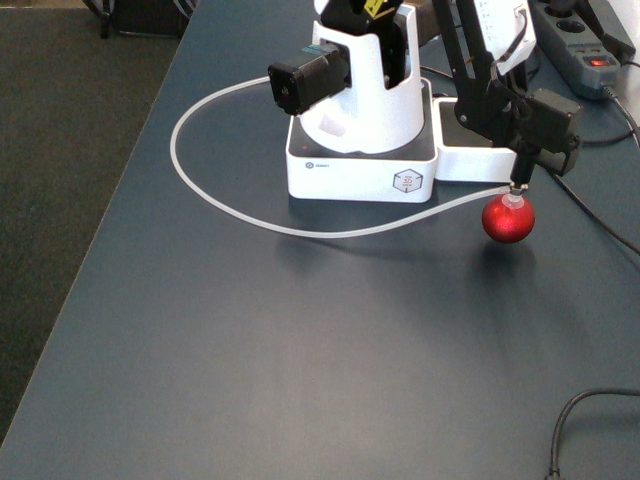
#> input picture images/color_0.png, 640 x 480 px; its folder holds 5 pictures in this run
$ python calibrate.py
#> lines starting #> are read from the running program, lines starting #| are printed output that depends on the picture; after the words box and inside, x2 and y2 are one past the last pixel; in counts of white or black regions, pixels touching at a corner belong together
import cv2
import numpy as np
import json
import os
import argparse
import glob

parser = argparse.ArgumentParser(description='Compute translation between RGBD camera coordinates system and a robot\'s')
parser.add_argument('--images', metavar='images', default='images/',
                    help='path to captured images')
parser.add_argument('--validation', metavar='validation', default='validation/',
                    help='path to validation images')
parser.add_argument('--positions', metavar='positions', default='positions/positions.json',
                    help='path to robot positions')
parser.add_argument('--roi', metavar='roi', default='configs/roi.json',
                    help='path to robot positions')
parser.add_argument('--cam', metavar='camera_matrix', default="configs/camera_matrix.json",
                    help='camera matrix')
parser.add_argument('--br', '--ball-radius', default=24, type=float,
                    help='ball radius', dest='ball_radius')

def get_center(image, mask):
    """Return center of the largest red ball

    Keyword arguments:
    image -- numpy array image in BGR color space
    mask -- numpy array with region of interest. Should be the same shape as image. Use (255,255,255) for points in RoI and (0,0,0) for points outside
    """
    im = cv2.GaussianBlur(image, (7,7), 0)*mask
    im=im.astype(np.uint8)

    hsv = cv2.cvtColor(im, cv2.COLOR_BGR2HSV)
    saturation = hsv[...,1]
    saturation[(hsv[...,0] > 15) & (hsv[...,0] < 165)]=0
    _, im1 = cv2.threshold(saturation, 92, 255, cv2.THRESH_BINARY)
    if cv2.__version__.startswith("3."):
        contours = cv2.findContours(im1, cv2.RETR_LIST, cv2.CHAIN_APPROX_SIMPLE)[1]
    elif cv2.__version__.startswith("4."):
        contours = cv2.findContours(im1, cv2.RETR_LIST, cv2.CHAIN_APPROX_SIMPLE)[0]


    contour = max(contours, key=cv2.contourArea)
    b_circle = cv2.minEnclosingCircle(contour)

    return b_circle[0]

# [10 lines left out: function get_world_coords, not called in this run]

def get_world_coords_n(n, mask, camera_matrix, base_path="images/"):
    """ return xyz coordinates of the largest red ball for an image and depth number n

    Keyword arguments:
    n -- number of image in the folder
    base_path -- path to the folder, conatining calibration images (default: images)
    """
    i0 = cv2.imread(os.path.join(base_path, "color_{}.png".format(n)))
    i1 = cv2.imread(os.path.join(base_path, "depth_{}.png".format(n)), cv2.IMREAD_UNCHANGED)
    center = get_center(i0, mask)
    depth = i1[int(center[1]), int(center[0])]
    return get_world_coords(center[0], center[1], depth, camera_matrix)

#main estimation function
def estimate_transformation(width,height,points,image_folder,camera_matrix,roi,ball_radius):
    '''return transformation matrix

    arguments:
       width,height - for images
       points - real points in robot axes
       image_foler - folder with image_{}.png depth_{}.png
       camera_matrix
       roi - rect of interest
       ball_radius - in mm

    note, that z is the vertical axis, so to calibrate we need to
    '''

    number_images = len(glob.glob(image_folder+'*.png'))//2
    mask = np.zeros((height,width,3))
    mask[roi['y']:roi['y']+roi['height'],roi['x']:roi['x']+roi['width'],:]=1.0


    camera_coords = [get_world_coords_n(i, mask, camera_matrix, image_folder) for i in range(number_images)]
    for i in range(number_images):
        d = np.linalg.norm(camera_coords[i])
        camera_coords[i] *= 1.0+ ball_radius/d

    sphere_center_in_robot_axes = np.zeros((len(points),3))
    for i in range(len(points)):
        sphere_center_in_robot_axes[i,0] = points[i]["x"]
        sphere_center_in_robot_axes[i,1] = points[i]["y"]
        sphere_center_in_robot_axes[i,2] = points[i]["z"] - ball_radius #robot grabs a ball in the upper point


    camera_coords = np.array(camera_coords).astype(np.float32)
    sphere_center_in_robot_axes = np.array(sphere_center_in_robot_axes).astype(np.float32)
    #compute calibration
    trans = cv2.estimateAffine3D(camera_coords, sphere_center_in_robot_axes)[1]

    return trans

# [43 lines left out: function check_accuracy, not called in this run]

def main():
    args = parser.parse_args()

    number_images = len(glob.glob(args.images+'*.png'))//2
    print("Total number of RGBD images: ",number_images)

    if number_images < 1:
        print("No images found")
        return
    #Load 1 images to get width,height
    example = cv2.imread(os.path.join(args.images, "color_0.png"))
#> example is the input picture: shape (480, 640, 3); mean B, G, R 98, 98.7, 96.2
    width=example.shape[1]
#> width = 640
    height=example.shape[0]
#> height = 480

    #load data
    with open(args.roi) as f:
#> (reads configs/roi.json from the repository)
        roi = json.load(f)
    with open(args.positions) as f:
#> (reads positions/positions.json from the repository)
        ps=json.load(f)
        points =ps ["positions"]
        val_points=ps["validation"]

    with open(args.cam) as f:
#> (reads configs/camera_matrix.json from the repository)
        camera_matrix = json.load(f)

    #estimate transformation
    trans=estimate_transformation(width,height,points,args.images,camera_matrix,roi,args.ball_radius)
#> in get_center, `hsv = cv2.cvtColor(im, cv2.COLOR_BGR2HSV)`: hsv: shape (480, 640, 3); mean H, S, V 72.3, 30.7, 102.4
#> in get_center, `saturation = hsv[...,1]`:
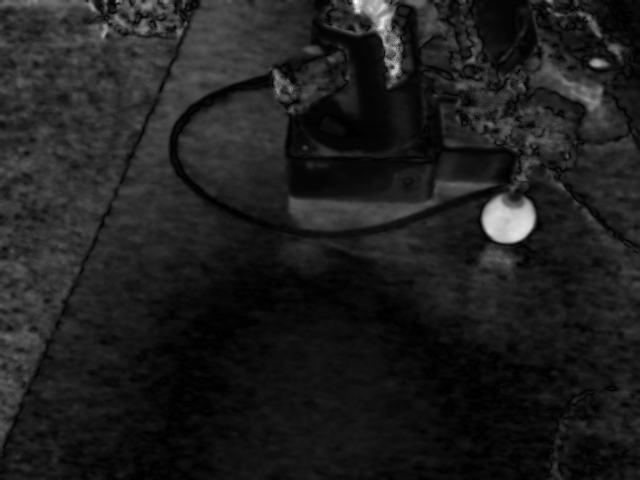
#> saturation: shape (480, 640); min 0, max 255, mean 30.7
#> in get_center, `saturation[(hsv[...,0] > 15) & (hsv[...,0] < 165)]=0`:
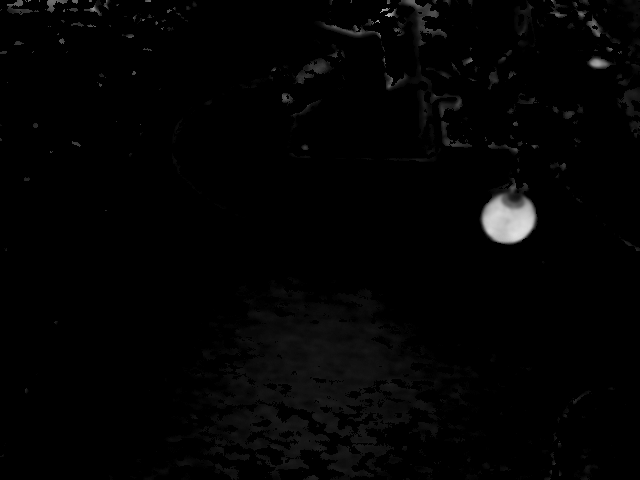
#> saturation: shape (480, 640); min 0, max 224, mean 3.5
#> in get_center, `_, im1 = cv2.threshold(saturation, 92, 255, cv2.THRESH_BINARY)`:
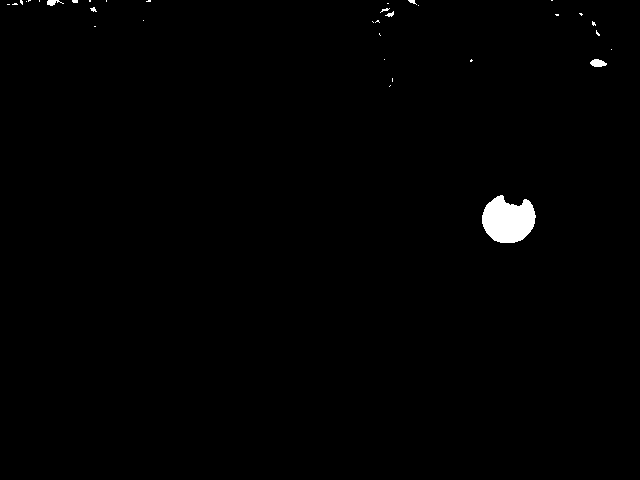
#> im1: shape (480, 640); 0.74% white; 34 white regions (28 under 20 px)
#> in get_center, `contours = cv2.findContours(im1, cv2.RETR_LIST, cv2.CHAIN_APPROX_SIMPL..`: contours = 34 contours, 31 with area under 20; largest, box (x1, y1, x2, y2) and area: (482, 195, 536, 243) 1820, (590, 59, 607, 67) 80, (47, 0, 64, 6) 36
#> in get_center, `contour = max(contours, key=cv2.contourArea)`: contour = contour of 79 points, box (x1, y1, x2, y2) (482, 195, 536, 243), area 1820
#> in get_center, `b_circle = cv2.minEnclosingCircle(contour)`: b_circle = ((508.3, 217.6), 26.84)
#> in get_world_coords_n, `center = get_center(i0, mask)`: center = (508.3, 217.6)
    print(trans)
    print("determinant is: ", np.linalg.det(trans[:,:3]))
    #save result
    np.save('transformation.npy',trans)

    average_accuracy=check_accuracy(trans,width,height,val_points,args.validation,camera_matrix,roi,args.ball_radius)
    print('average accuracy on validation ',average_accuracy)


if __name__ == '__main__':
#> (the run stopped early here; a loop or call above may not have finished)
